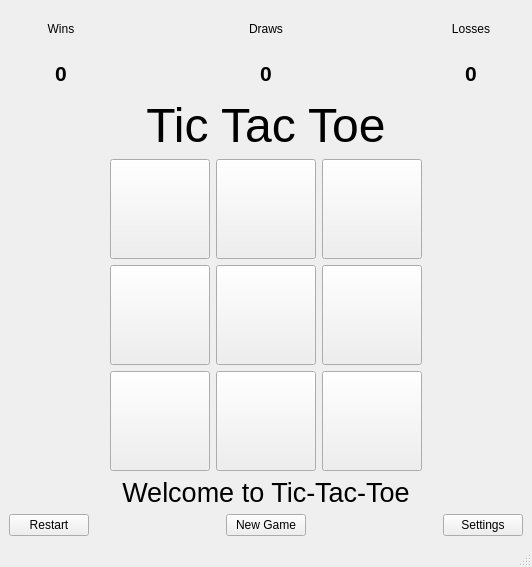
<?xml version="1.0" encoding="UTF-8"?>
<ui version="4.0">
 <class>MainWindow</class>
 <widget class="QMainWindow" name="MainWindow">
  <property name="geometry">
   <rect>
    <x>0</x>
    <y>0</y>
    <width>532</width>
    <height>567</height>
   </rect>
  </property>
  <property name="windowTitle">
   <string>Tic Tac Toe</string>
  </property>
  <widget class="QWidget" name="centralwidget">
   <layout class="QGridLayout" name="gridLayout_2">
    <item row="0" column="0">
     <layout class="QGridLayout" name="gridLayout_6">
      <item row="0" column="4">
       <spacer name="horizontalSpacer_15">
        <property name="orientation">
         <enum>Qt::Horizontal</enum>
        </property>
        <property name="sizeHint" stdset="0">
         <size>
          <width>40</width>
          <height>20</height>
         </size>
        </property>
       </spacer>
      </item>
      <item row="0" column="3">
       <layout class="QGridLayout" name="gridLayout_4">
        <item row="1" column="0">
         <spacer name="horizontalSpacer_13">
          <property name="orientation">
           <enum>Qt::Horizontal</enum>
          </property>
          <property name="sizeHint" stdset="0">
           <size>
            <width>40</width>
            <height>20</height>
           </size>
          </property>
         </spacer>
        </item>
        <item row="1" column="1">
         <widget class="QLabel" name="drawsLabel">
          <property name="font">
           <font>
            <pointsize>16</pointsize>
            <weight>75</weight>
            <bold>true</bold>
           </font>
          </property>
          <property name="text">
           <string>0</string>
          </property>
          <property name="alignment">
           <set>Qt::AlignCenter</set>
          </property>
         </widget>
        </item>
        <item row="1" column="2">
         <spacer name="horizontalSpacer_12">
          <property name="orientation">
           <enum>Qt::Horizontal</enum>
          </property>
          <property name="sizeHint" stdset="0">
           <size>
            <width>40</width>
            <height>20</height>
           </size>
          </property>
         </spacer>
        </item>
        <item row="0" column="0" colspan="3">
         <widget class="QLabel" name="label_7">
          <property name="text">
           <string>Draws</string>
          </property>
          <property name="alignment">
           <set>Qt::AlignCenter</set>
          </property>
         </widget>
        </item>
       </layout>
      </item>
      <item row="0" column="5">
       <layout class="QGridLayout" name="gridLayout_8">
        <item row="1" column="0">
         <spacer name="horizontalSpacer_6">
          <property name="orientation">
           <enum>Qt::Horizontal</enum>
          </property>
          <property name="sizeHint" stdset="0">
           <size>
            <width>40</width>
            <height>20</height>
           </size>
          </property>
         </spacer>
        </item>
        <item row="1" column="1">
         <widget class="QLabel" name="lossesLabel">
          <property name="font">
           <font>
            <pointsize>16</pointsize>
            <weight>75</weight>
            <bold>true</bold>
           </font>
          </property>
          <property name="text">
           <string>0</string>
          </property>
          <property name="alignment">
           <set>Qt::AlignCenter</set>
          </property>
         </widget>
        </item>
        <item row="1" column="2">
         <spacer name="horizontalSpacer_7">
          <property name="orientation">
           <enum>Qt::Horizontal</enum>
          </property>
          <property name="sizeHint" stdset="0">
           <size>
            <width>40</width>
            <height>20</height>
           </size>
          </property>
         </spacer>
        </item>
        <item row="0" column="0" colspan="3">
         <widget class="QLabel" name="label_5">
          <property name="text">
           <string>Losses</string>
          </property>
          <property name="alignment">
           <set>Qt::AlignCenter</set>
          </property>
         </widget>
        </item>
       </layout>
      </item>
      <item row="0" column="2">
       <spacer name="horizontalSpacer_14">
        <property name="orientation">
         <enum>Qt::Horizontal</enum>
        </property>
        <property name="sizeHint" stdset="0">
         <size>
          <width>40</width>
          <height>20</height>
         </size>
        </property>
       </spacer>
      </item>
      <item row="0" column="1">
       <layout class="QGridLayout" name="gridLayout_5">
        <item row="1" column="0">
         <spacer name="horizontalSpacer_4">
          <property name="orientation">
           <enum>Qt::Horizontal</enum>
          </property>
          <property name="sizeHint" stdset="0">
           <size>
            <width>40</width>
            <height>20</height>
           </size>
          </property>
         </spacer>
        </item>
        <item row="1" column="1">
         <widget class="QLabel" name="winsLabel">
          <property name="font">
           <font>
            <pointsize>16</pointsize>
            <weight>75</weight>
            <bold>true</bold>
           </font>
          </property>
          <property name="text">
           <string>0</string>
          </property>
          <property name="alignment">
           <set>Qt::AlignCenter</set>
          </property>
         </widget>
        </item>
        <item row="1" column="2">
         <spacer name="horizontalSpacer_5">
          <property name="orientation">
           <enum>Qt::Horizontal</enum>
          </property>
          <property name="sizeHint" stdset="0">
           <size>
            <width>40</width>
            <height>20</height>
           </size>
          </property>
         </spacer>
        </item>
        <item row="0" column="0" colspan="3">
         <widget class="QLabel" name="label_3">
          <property name="text">
           <string>Wins</string>
          </property>
          <property name="alignment">
           <set>Qt::AlignCenter</set>
          </property>
         </widget>
        </item>
       </layout>
      </item>
     </layout>
    </item>
    <item row="1" column="0">
     <layout class="QGridLayout" name="gridLayout_9">
      <item row="2" column="1">
       <layout class="QHBoxLayout" name="horizontalLayout_3">
        <item>
         <layout class="QGridLayout" name="gridLayout_3">
          <item row="1" column="0">
           <widget class="QPushButton" name="button4">
            <property name="minimumSize">
             <size>
              <width>100</width>
              <height>100</height>
             </size>
            </property>
            <property name="maximumSize">
             <size>
              <width>100</width>
              <height>100</height>
             </size>
            </property>
            <property name="font">
             <font>
              <pointsize>30</pointsize>
              <weight>75</weight>
              <bold>true</bold>
             </font>
            </property>
            <property name="text">
             <string/>
            </property>
           </widget>
          </item>
          <item row="2" column="2">
           <widget class="QPushButton" name="button9">
            <property name="minimumSize">
             <size>
              <width>100</width>
              <height>100</height>
             </size>
            </property>
            <property name="maximumSize">
             <size>
              <width>100</width>
              <height>100</height>
             </size>
            </property>
            <property name="font">
             <font>
              <pointsize>30</pointsize>
              <weight>75</weight>
              <bold>true</bold>
             </font>
            </property>
            <property name="text">
             <string/>
            </property>
           </widget>
          </item>
          <item row="1" column="2">
           <widget class="QPushButton" name="button6">
            <property name="minimumSize">
             <size>
              <width>100</width>
              <height>100</height>
             </size>
            </property>
            <property name="maximumSize">
             <size>
              <width>100</width>
              <height>100</height>
             </size>
            </property>
            <property name="font">
             <font>
              <pointsize>30</pointsize>
              <weight>75</weight>
              <bold>true</bold>
             </font>
            </property>
            <property name="text">
             <string/>
            </property>
           </widget>
          </item>
          <item row="0" column="2">
           <widget class="QPushButton" name="button3">
            <property name="minimumSize">
             <size>
              <width>100</width>
              <height>100</height>
             </size>
            </property>
            <property name="maximumSize">
             <size>
              <width>100</width>
              <height>100</height>
             </size>
            </property>
            <property name="font">
             <font>
              <pointsize>30</pointsize>
              <weight>75</weight>
              <bold>true</bold>
             </font>
            </property>
            <property name="text">
             <string/>
            </property>
           </widget>
          </item>
          <item row="0" column="0">
           <widget class="QPushButton" name="button1">
            <property name="minimumSize">
             <size>
              <width>100</width>
              <height>100</height>
             </size>
            </property>
            <property name="maximumSize">
             <size>
              <width>100</width>
              <height>100</height>
             </size>
            </property>
            <property name="font">
             <font>
              <pointsize>30</pointsize>
              <weight>75</weight>
              <bold>true</bold>
              <strikeout>false</strikeout>
             </font>
            </property>
            <property name="text">
             <string/>
            </property>
           </widget>
          </item>
          <item row="0" column="1">
           <widget class="QPushButton" name="button2">
            <property name="minimumSize">
             <size>
              <width>100</width>
              <height>100</height>
             </size>
            </property>
            <property name="maximumSize">
             <size>
              <width>100</width>
              <height>100</height>
             </size>
            </property>
            <property name="font">
             <font>
              <pointsize>30</pointsize>
              <weight>75</weight>
              <bold>true</bold>
             </font>
            </property>
            <property name="text">
             <string/>
            </property>
           </widget>
          </item>
          <item row="2" column="1">
           <widget class="QPushButton" name="button8">
            <property name="minimumSize">
             <size>
              <width>100</width>
              <height>100</height>
             </size>
            </property>
            <property name="maximumSize">
             <size>
              <width>100</width>
              <height>100</height>
             </size>
            </property>
            <property name="font">
             <font>
              <pointsize>30</pointsize>
              <weight>75</weight>
              <bold>true</bold>
             </font>
            </property>
            <property name="text">
             <string/>
            </property>
           </widget>
          </item>
          <item row="2" column="0">
           <widget class="QPushButton" name="button7">
            <property name="minimumSize">
             <size>
              <width>100</width>
              <height>100</height>
             </size>
            </property>
            <property name="maximumSize">
             <size>
              <width>100</width>
              <height>100</height>
             </size>
            </property>
            <property name="font">
             <font>
              <pointsize>30</pointsize>
              <weight>75</weight>
              <bold>true</bold>
             </font>
            </property>
            <property name="text">
             <string/>
            </property>
           </widget>
          </item>
          <item row="1" column="1">
           <widget class="QPushButton" name="button5">
            <property name="minimumSize">
             <size>
              <width>100</width>
              <height>100</height>
             </size>
            </property>
            <property name="maximumSize">
             <size>
              <width>100</width>
              <height>100</height>
             </size>
            </property>
            <property name="font">
             <font>
              <pointsize>30</pointsize>
              <weight>75</weight>
              <bold>true</bold>
              <kerning>true</kerning>
             </font>
            </property>
            <property name="text">
             <string/>
            </property>
           </widget>
          </item>
         </layout>
        </item>
       </layout>
      </item>
      <item row="3" column="1">
       <widget class="QLabel" name="resultsLabel">
        <property name="font">
         <font>
          <pointsize>20</pointsize>
         </font>
        </property>
        <property name="text">
         <string>Welcome to Tic-Tac-Toe</string>
        </property>
        <property name="alignment">
         <set>Qt::AlignCenter</set>
        </property>
       </widget>
      </item>
      <item row="1" column="1">
       <widget class="QLabel" name="label">
        <property name="font">
         <font>
          <pointsize>36</pointsize>
         </font>
        </property>
        <property name="text">
         <string>Tic Tac Toe</string>
        </property>
        <property name="textFormat">
         <enum>Qt::AutoText</enum>
        </property>
        <property name="alignment">
         <set>Qt::AlignCenter</set>
        </property>
       </widget>
      </item>
     </layout>
    </item>
    <item row="2" column="0">
     <layout class="QGridLayout" name="gridLayout">
      <item row="0" column="0">
       <widget class="QPushButton" name="restartButton">
        <property name="text">
         <string>Restart</string>
        </property>
       </widget>
      </item>
      <item row="0" column="3">
       <spacer name="horizontalSpacer">
        <property name="orientation">
         <enum>Qt::Horizontal</enum>
        </property>
        <property name="sizeHint" stdset="0">
         <size>
          <width>40</width>
          <height>20</height>
         </size>
        </property>
       </spacer>
      </item>
      <item row="0" column="1">
       <spacer name="horizontalSpacer_2">
        <property name="orientation">
         <enum>Qt::Horizontal</enum>
        </property>
        <property name="sizeHint" stdset="0">
         <size>
          <width>40</width>
          <height>20</height>
         </size>
        </property>
       </spacer>
      </item>
      <item row="0" column="2">
       <widget class="QPushButton" name="newGameButton">
        <property name="text">
         <string>New Game</string>
        </property>
       </widget>
      </item>
      <item row="0" column="4">
       <widget class="QPushButton" name="settingsButton">
        <property name="text">
         <string>Settings</string>
        </property>
       </widget>
      </item>
     </layout>
    </item>
   </layout>
  </widget>
  <widget class="QStatusBar" name="statusBar"/>
  <action name="actionSettings">
   <property name="text">
    <string>Settings</string>
   </property>
   <property name="toolTip">
    <string>Settings</string>
   </property>
  </action>
 </widget>
 <resources/>
 <connections/>
</ui>
